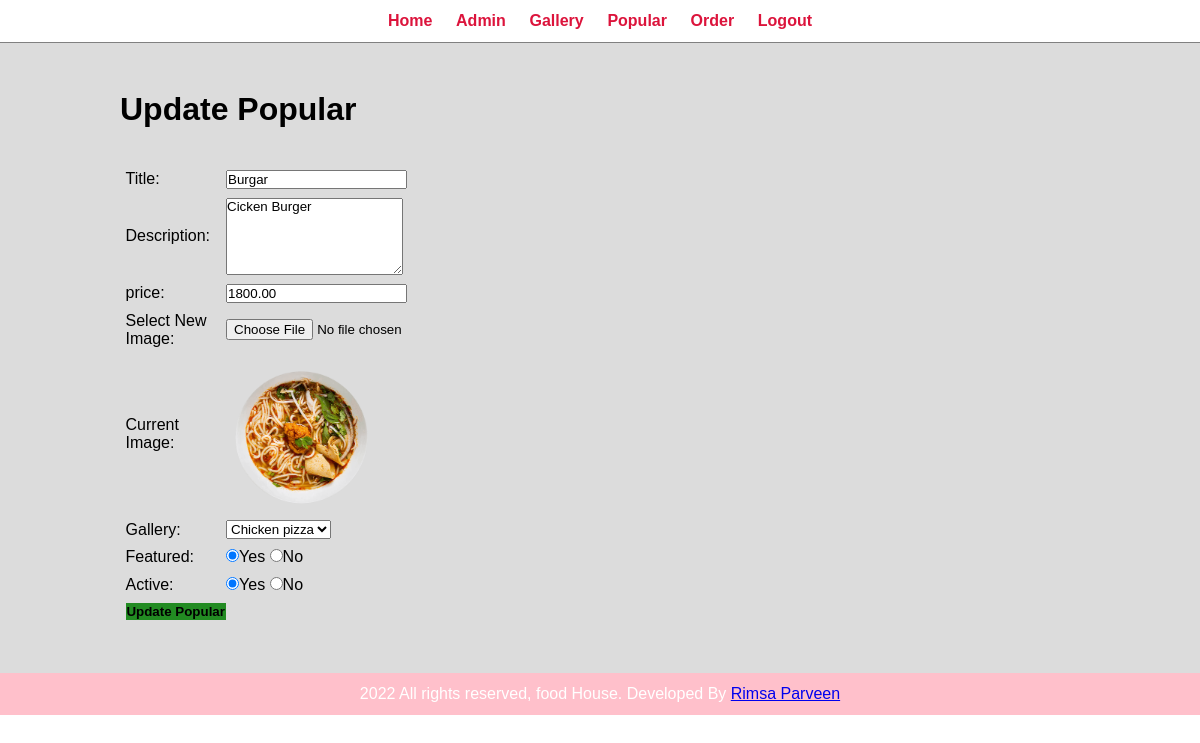
Screenshot of /admin/update-popular.php?id=16 (signed in) with the database file from the repository.
### tables this page shows
CREATE TABLE `tbl_popular` (
  `id` int(10) UNSIGNED NOT NULL,
  `title` varchar(100) NOT NULL,
  `description` varchar(255) NOT NULL,
  `price` decimal(10,2) NOT NULL,
  `image_name` varchar(255) NOT NULL,
  `gallery_id` int(10) UNSIGNED NOT NULL,
  `featured` varchar(10) NOT NULL,
  `active` varchar(10) NOT NULL
);

### admin/update-popular.php (the view, shortened to what this page needs)
<?php include('partial/menu.php'); ?>
<div class="main-content">
        <div class="wrapper">
            <h1> Update Popular </h1>
            <br><br>
<?php
   if(isset($_GET['id']))
   {
         $id = $_GET['id'];
        $sqlupdate = "SELECT * FROM tbl_popular WHERE id=$id";
       $resupdate = mysqli_query($conn, $sqlupdate);
       $count = mysqli_num_rows($resupdate);
       if($count==1)
       {
       $row2 = mysqli_fetch_assoc($resupdate);
        $title = $row2['title'];
        $description = $row2['description'];
        $price = $row2['price'];
        $current_image = $row2['image_name'];
        $current_gallery = $row2['gallery_id'];
        $featured= $row2['featured'];
        $active= $row2['active'];
      }
          else
            {
               header("location:".SITEURL.'admin/manage-popular.php');
           }
      }
?>
                <form action="" method = "POST" enctype= "multipatr/form-data">
                        <table class="tbl-30">
                        <tr>
                            <td> Title: </td>
                            <td>
                                <input type="text" name="title" value = "<?php echo $title; ?>">
                            </td>
                        </tr>
                        <tr>
                            <td> Description: </td>
                            <td>
                                <textarea name="description" colspan= "30" rows="5"><?php echo $description; ?></textarea>
                            </td>
                        </tr>
                        <tr>
                            <td> price: </td>
                            <td>
                                <input type="number" name="price" value = "<?php echo $price; ?>">
                            </td>
                        </tr>
                        <tr>
                            <td> Select New Image: </td>
                            <td>
                                <input type="file" name ="image">
                            </td>
                        </tr>
                        <tr>
                            <td> Current Image: </td>
                            <td>
                                    <?php
                                        if($current_image!=="")
                                        {
                                            ?>
                                            <img src="<?php echo SITEURL; ?>img/Food/<?php echo $current_image; ?>" width= "150px">
                                            <?php
                                        }
                                        else
                                        {
                                            echo "<div class= 'error'> Image not Added </div>";
                                        }
                                    ?>
                            </td>
                        </tr>
                        <tr>
                            <td> Gallery: </td>
                            <td>
                                <select name="gallery" >
                                    <?php
                                        $sql = "SELECT * FROM tbl_popular WHERE active ='Yes'";
                                        $res = mysqli_query($conn, $sql) or die(mysqli_error($conn));
                                        $count = mysqli_num_rows( $res);
                                        if($count>0)
                                        {
                                            while($row=mysqli_fetch_assoc($res))
                                            {
                                                $gallery_title = $row['title'];
                                                $gallery_id = $row['id'];
                                                $featured = $row['featured'];
                                               ?>
                                                 <option <?php if($current_gallery==$gallery_id){echo "selected";} ?> value="<?php echo $gallery_id; ?>"><?php echo $gallery_title; ?></option>
                                               <?php
                                            }
                                        }
                                    ?>
                                </select>
                            </td>
                        </tr>
                        <tr>
                            <td> Featured: </td>
                            <td>
                                <input <?php if($featured=="Yes"){echo "checked";} ?> type="radio" name ="featured" value="Yes">Yes
                                <input <?php if($featured=="No"){echo "checked"; }?>  type="radio" name ="featured" value="No">No
                            </td>
                        </tr>
                        <tr>
                            <td> Active: </td>
                            <td>
                                <input <?php if($active=="Yes"){echo "checked";} ?>  type="radio" name = "active" value="Yes">Yes
                                <input <?php if($active=="No"){echo "checked"; } ?>  type="radio" name = "active" value="No">No
                            </td>
                        </tr>
                        <tr>
                            <td>
                                 <input type="submit" name="submit" value= "Update Popular" class ="btn-secondary">
                            </td>
                        </tr>
                        </table>
                </form>
</div>
        </div>
<?php include('partial/footer.php'); ?>

### css/admin.css (style rules this page uses)
* { margin: 0; padding: 0; font-family: Arial, Helvetica, sans-serif; }
.wrapper { padding: 1%; width: 80%; margin: 0 auto; }
.tbl-30 { width: 30%; }
table tr td { padding: 1%; }
.btn-secondary { background-color: forestgreen; border: gold; color: solid black; padding: 1%; text-decoration: none; font-weight: bold; }
.main-content { background-color: gainsboro; padding: 3% 0; }

### rows the page displays
tbl_popular: title "Burgar", description "Cicken Burger", price "1800.00", image_name (picture), gallery "Chicken pizza", active "☑"
tbl_popular: featured "☑"
